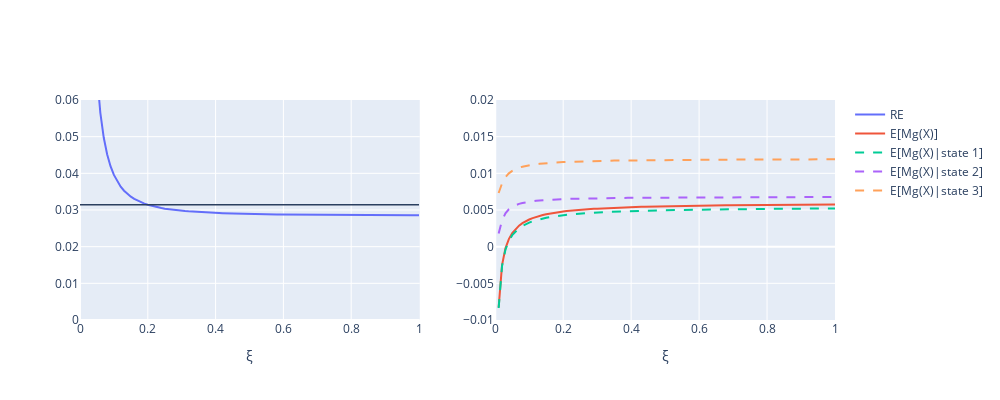

Write notebook code for a chart like this one.
### Code cell
# Plots for μ and RE
fig = make_subplots(rows=1, cols=2)
fig.add_trace(
    go.Scatter(x=ξ_grid, y=REs, name='RE'),
    row=1, col=1
)

fig.add_trace(
    go.Scatter(x=ξ_grid, y=bounds, name='E[Mg(X)]'),
    row=1, col=2
)

fig.add_trace(
    go.Scatter(x=ξ_grid, y=bounds_cond_1, name='E[Mg(X)|state 1]', line=dict(dash='dash')),
    row=1, col=2
)

fig.add_trace(
    go.Scatter(x=ξ_grid, y=bounds_cond_2, name='E[Mg(X)|state 2]', line=dict(dash='dash')),
    row=1, col=2
)

fig.add_trace(
    go.Scatter(x=ξ_grid, y=bounds_cond_3, name='E[Mg(X)|state 3]', line=dict(dash='dash')),
    row=1, col=2
)

# Add lines
fig.update_layout(
    shapes=[dict(type="line", xref="x1", yref="y1",
            x0=0, y0=REs[-1]*1.1, x1=1, y1=REs[-1]*1.1
, line_width=1.5)])

fig.update_layout(height=400, width=1000)
fig.update_xaxes(rangemode="tozero",title_text='ξ')
fig.update_yaxes(rangemode="tozero")

# fig['layout']['xaxis'+str(int(1))].update(range = (0,0.2))
fig['layout']['yaxis'+str(int(1))].update(range = (0.,0.06))
fig['layout']['xaxis'+str(int(2))].update(range = (0.,1.))
fig['layout']['yaxis'+str(int(2))].update(range = (-0.01,0.02))

fig.show()
